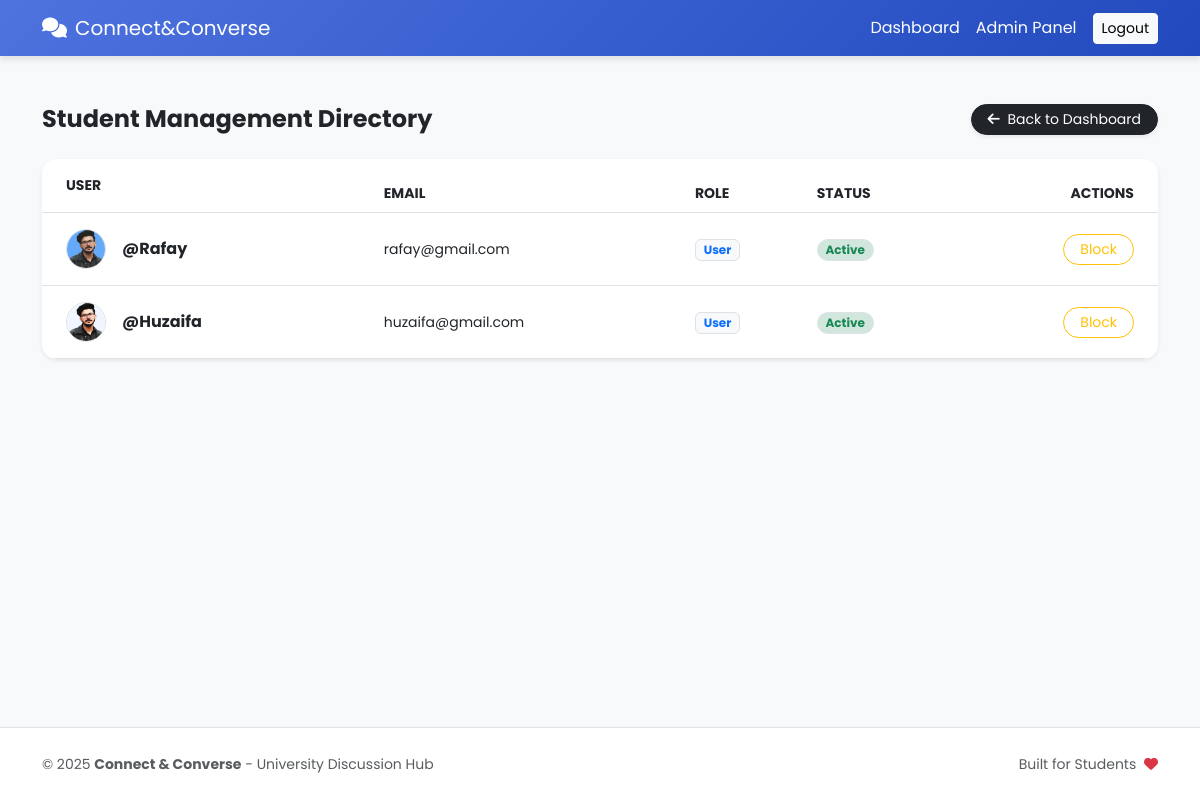
Screenshot of /admin/users.php (signed in) with the database file from the repository.
### tables this page shows
CREATE TABLE `users` (
  `id` int(11) NOT NULL,
  `username` varchar(50) NOT NULL,
  `email` varchar(100) NOT NULL,
  `password` varchar(255) NOT NULL,
  `profile_pic` varchar(255) DEFAULT 'default.png',
  `role` enum('admin','user') DEFAULT 'user',
  `status` varchar(20) DEFAULT 'active',
  `is_verified` tinyint(1) DEFAULT 0,
  `created_at` timestamp NOT NULL DEFAULT current_timestamp()
);

### admin/users.php (the view, shortened to what this page needs)
<?php
include '../includes/header.php';
?>
<div class="container mt-4 flex-grow-1">
    <div class="d-flex justify-content-between align-items-center mb-4">
        <h4 class="fw-bold m-0">Student Management Directory</h4>
        <a href="dashboard.php" class="btn btn-sm btn-dark rounded-pill px-3 shadow-sm">
            <i class="fas fa-arrow-left me-1"></i> Back to Dashboard
        </a>
    </div>
    <div class="card border-0 shadow-sm overflow-hidden" style="border-radius: 15px;">
        <div class="table-responsive">
            <table class="table table-hover align-middle mb-0">
                <thead class="bg-light small text-uppercase">
                    <tr>
                        <th class="ps-4 py-3">User</th>
                        <th>Email</th>
                        <th>Role</th>
                        <th>Status</th>
                        <th class="text-end pe-4">Actions</th>
                    </tr>
                </thead>
                <tbody>
                    <?php
                    $res = mysqli_query($conn, "SELECT * FROM users WHERE LOWER(role) != 'admin' ORDER BY id DESC");
                    while($row = mysqli_fetch_assoc($res)):
                        $status = isset($row['status']) ? $row['status'] : 'active';
                    ?>
                    <tr>
                        <td class="ps-4">
                            <div class="d-flex align-items-center py-2">
                                <img src="../uploads/profiles/<?php echo !empty($row['profile_pic']) ? $row['profile_pic'] : 'default.png'; ?>"
                                     class="rounded-circle me-3 border" width="40" height="40" style="object-fit:cover;">
                                <span class="fw-bold">@<?php echo $row['username']; ?></span>
                            </div>
                        </td>
                        <td class="small"><?php echo $row['email']; ?></td>
                        <td><span class="badge bg-light text-primary border small"><?php echo ucfirst($row['role']); ?></span></td>
                        <td>
                            <span class="badge <?php echo ($status == 'active') ? 'bg-success-subtle text-success' : 'bg-danger-subtle text-danger'; ?> rounded-pill border">
                                <?php echo ucfirst($status); ?>
                            </span>
                        </td>
                        <td class="text-end pe-4">
                            <form action="../actions/admin_action.php" method="POST" class="d-inline">
                                <?php if($status == 'active'): ?>
                                    <button type="submit" name="block_user" class="btn btn-sm btn-outline-warning rounded-pill px-3">Block</button>
                                <?php else: ?>
                                    <button type="submit" name="unblock_user" class="btn btn-sm btn-outline-success rounded-pill px-3">Unblock</button>
                                <?php endif; ?>
                            </form>
                        </td>
                    </tr>
                    <?php endwhile; ?>
                </tbody>
            </table>
        </div>
    </div>
</div>
<?php include '../includes/footer.php'; ?>

### includes/header.php (shortened to what this page needs)
<!DOCTYPE html>
<html lang="en">
<head>
    <link href="https://cdn.jsdelivr.net/npm/bootstrap@5.3.0/dist/css/bootstrap.min.css" rel="stylesheet">
    <link rel="stylesheet" href="https://cdnjs.cloudflare.com/ajax/libs/font-awesome/6.4.0/css/all.min.css">
</head>
<body>
<?php include 'navbar.php'; ?>

### includes/navbar.php (shortened to what this page needs)
<?php
$current_page = basename(dirname($_SERVER['PHP_SELF']));
$path = ($current_page == 'user' || $current_page == 'admin') ? '../' : '';
$brand_link = $path . "index.php";
if (isset($_SESSION['role'])) {
    if ($_SESSION['role'] == 'admin') {
        $brand_link = $path . "admin/dashboard.php";
    } else {
        $brand_link = $path . "user/dashboard.php";
    }
}
?>
<nav class="navbar navbar-expand-lg sticky-top mb-4">
    <div class="container">
        <a class="navbar-brand" href="<?php echo $brand_link; ?>">
            <i class="fas fa-comments me-2"></i>Connect&Converse
        </a>
        <div class="collapse navbar-collapse" id="navbarNav">
            <ul class="navbar-nav ms-auto align-items-center">
                <?php if(!isset($_SESSION['user_id'])): ?>
                    <li class="nav-item"><a class="nav-link" href="<?php echo $path; ?>index.php">Home</a></li>
                    <li class="nav-item"><a class="nav-link" href="<?php echo $path; ?>login.php">Login</a></li>
                    <li class="nav-item"><a class="btn btn-warning btn-sm ms-2" href="<?php echo $path; ?>register.php">Register</a></li>
                <?php else: ?>
                    <li class="nav-item">
                        <a class="nav-link" href="<?php echo $path; ?>user/dashboard.php">Dashboard</a>
                    </li>
                    <?php if($_SESSION['role'] == 'admin'): ?>
                        <li class="nav-item">
                            <a class="nav-link text-warning" href="<?php echo $path; ?>admin/dashboard.php">Admin Panel</a>
                        </li>
                    <?php endif; ?>
                    <li class="nav-item">
                        <a class="btn btn-light btn-sm ms-2" href="<?php echo $path; ?>logout.php">Logout</a>
                    </li>
                <?php endif; ?>
            </ul>
        </div>
    </div>
</nav>

### includes/footer.php (shortened to what this page needs)
<footer class="py-4 mt-auto bg-white border-top shadow-sm">
        <div class="container text-center">
            <div class="row align-items-center">
                <div class="col-md-6 text-md-start">
                    <p class="text-muted mb-0 small">
                        &copy; <?php echo date('Y'); ?> <strong>Connect & Converse</strong> - University Discussion Hub
                    </p>
                </div>
                <div class="col-md-6 text-md-end">
                    <span class="text-muted small">Built for Students <i class="fas fa-heart text-danger ms-1"></i></span>
                </div>
            </div>
        </div>
    </footer>
</body>
</html>

### includes/header.php (style rules this page uses)
html, body { height: 100%; margin: 0; }
body { display: flex; flex-direction: column; font-family: 'Poppins', sans-serif; background-color: #f8f9fa; }
.flex-grow-1 { flex: 1 0 auto; }
.navbar { background: linear-gradient(135deg, #4e73df 0%, #224abe 100%); box-shadow: 0 4px 6px rgba(0,0,0,.1); }
.nav-link, .navbar-brand { color: white !important; }
.card { border: none; border-radius: 12px; box-shadow: 0 2px 10px rgba(0,0,0,0.05); }

### rows the page displays
users: profile_pic (picture), username "Rafay", email "rafay@gmail.com", role "User", status "Active", shows "Block"
users: profile_pic (picture), username "Huzaifa", email "huzaifa@gmail.com", role "User", status "Active", shows "Block"
